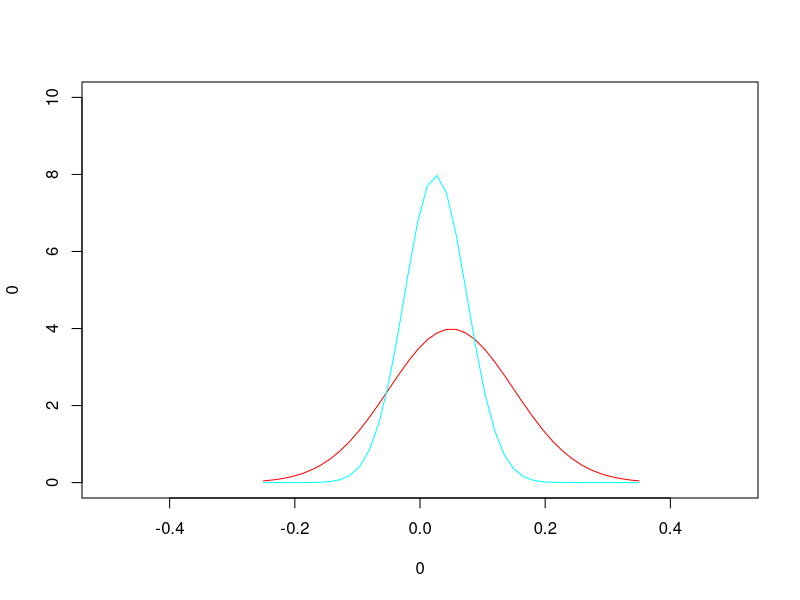

The R script that drew this image:
mean = 0.05
sd = 0.10

# Q1
(q1 = 1 - pnorm(0.10, mean, sd))

# Q2
(q2 = pnorm(-0.10, mean, sd))

# Q3
(q3 = pnorm(0.15, mean, sd) - pnorm(-0.05, mean, sd))

# Q4
(q4 = qnorm(0.01, mean, sd))

# Q5
(q5 = qnorm(0.05, mean, sd))

# Q6
(q6 = qnorm(0.95, mean, sd))

# Q7
(q7 = qnorm(0.99, mean, sd))

# Q8
t = seq(-0.25, 0.35, length=40)
x = dnorm(t, mean=0.05, sd=0.10)  # ms
y = dnorm(t, mean=0.025, sd=0.05) # sbux
plot(0, 0, xlim=c(-0.5, 0.5), ylim=c(0, 10), type="n")
cl = rainbow(2)
lines(t, x, col=cl[1], type='l') # red
lines(t, y, col=cl[2], type='l') # cyan

# Q9
w = 100000
(var1 = qnorm(0.01, mean=0.04, sd=0.09) * w)
(var5 = qnorm(0.05, mean=0.04, sd=0.09) * w)

# Q10
cc_to_simple = function(r) exp(r) - 1
w = 100000
(cc_var1 = cc_to_simple(qnorm(0.01, mean=0.04, sd=0.09)) * w)
(cc_var5 = cc_to_simple(qnorm(0.05, mean=0.04, sd=0.09)) * w)

pA0 = 38.23
pC0 = 41.11
pA1 = 41.29
pC1 = 41.74

# Q11
(srA = (pA1 - pA0) / pA0 * 100)
(srC = (pC1 - pC0) / pC0 * 100)

# Q12
(ccA = log(pA1 / pA0) * 100)
(ccC = log(pC1 / pC0) * 100)

# Q13
(div_yield_A = 0.10 / pA0 * 100)
(total_return_A = srA + div_yield_A)

# Q14
(ann_srA = (1 + srA / 100)^12 - 1) * 100
(ann_ccA = 12 * ccA)

# Q15 - too simple
(xA = 0.8)
(xC = 0.2)

# Q16
(port_return = xA * srA + xC * srC)
